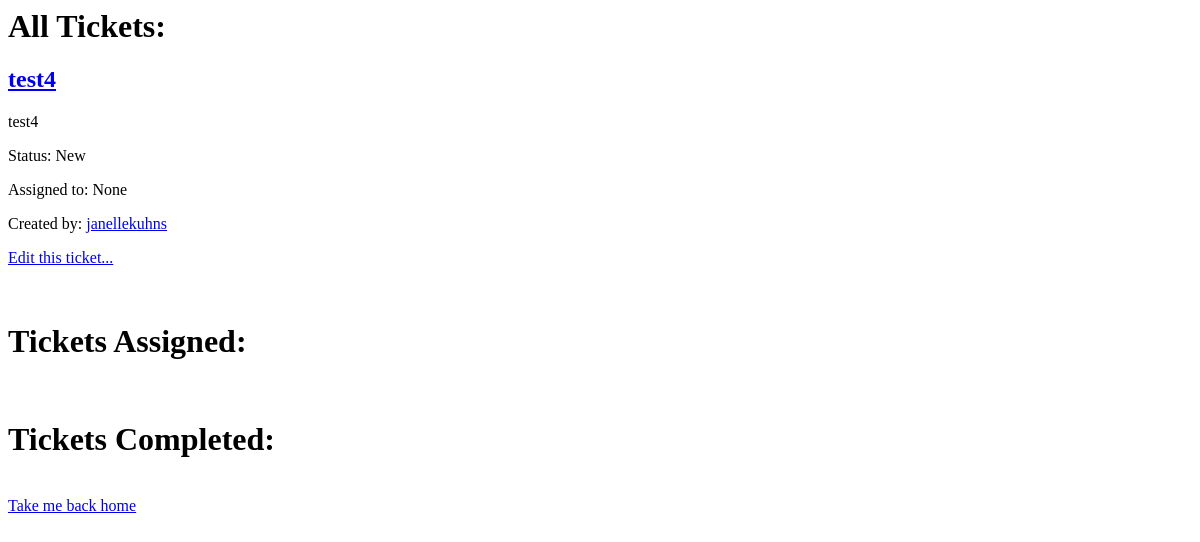
/user/3/, run on an earlier commit of the app's database.
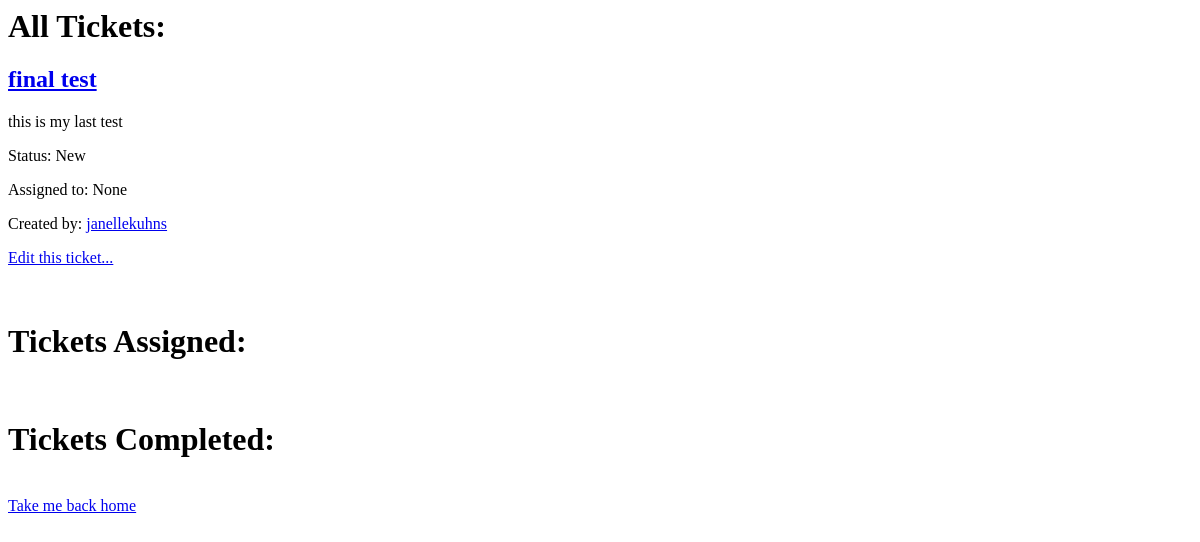
And on a later commit of the database.
### bugtrackerapp/models.py (models this page shows, shortened)
class Ticket(models.Model):
    title = models.CharField(max_length=100)
    date = models.DateTimeField(default=timezone.now)
    description = models.CharField(max_length=250)
    filing_user = models.ForeignKey(CustomUser, on_delete=models.CASCADE, related_name='filing_user')
    NEW = 'New'
    IN_PROGRESS = 'In Progress'
    DONE = 'Done'
    INVALID = 'Invalid'
    TICKET_STATUS_CHOICES = [
        (NEW, 'New'),
        (IN_PROGRESS, 'In Progress'),
        (DONE, 'Done'),
        (INVALID, 'Invalid')
    ]
    ticket_status = models.CharField(max_length=25, choices=TICKET_STATUS_CHOICES, default=NEW)
    assigned_user = models.ForeignKey(CustomUser, on_delete=models.CASCADE, related_name='assigned_user', blank=True, null=True)
    completed_user = models.ForeignKey(CustomUser, on_delete=models.CASCADE, related_name='completed_user', blank=True, null=True)

class CustomUser(AbstractUser):
    pass

### bugtrackerapp/views.py (the view)
# urls.py: path('user/<int:id>/', views.user_view, name='user'),
def user_view (request, id):
    html = 'userdata.html'
    created_ticket = Ticket.objects.filter(pk=id)
    assigned_ticket = Ticket.objects.filter(assigned_user=id)
    completed_ticket = Ticket.objects.filter(completed_user=id)
    return render(request, html, {'created_ticket': created_ticket, 'assigned_ticket': assigned_ticket, 'completed_ticket': completed_ticket})

### bugtrackerapp/templates/userdata.html (shortened to what this page needs)
<h1>All Tickets:</h1>
    {% for tickets in created_ticket %}
        <h2><a href="/ticket/{{tickets.id}}/">{{ tickets.title }}</a></h2>
        <p>{{ tickets.description }}</p>
        {% if tickets.ticket_status == "In_progress" %}
            <p>Status: {{tickets.ticket_status</p>
        {% elif tickets.ticket_status == "New" %}
            <p>Status: {{tickets.ticket_status}}</p>
        {% elif tickets.ticket_status == "Done" %}
            <p>Status: {{tickets.ticket_status}}</p>
        {% endif %}
        {% if tickets.assigned_user is not None%}
            <p>Assigned to: <a href="/user/{{tickets.assigned_user.id}}/">{{ tickets.assigned_user }}</a></p>
        {% else %}
            <p>Assigned to: {{ tickets.assigned_user }}</p>
        {% endif %}
        <p>Created by: <a href="/user/{{tickets.filing_user.id}}/">{{ tickets.filing_user }}</a>
        <p><a href="/edit/{{tickets.id}}">Edit this ticket...</a></p>
    {% endfor %}
<br>
    <h1>Tickets Assigned:</h1>
<br>
    <h1>Tickets Completed:</h1>
<br>
<a href="/">Take me back home</a>

What changed in the data, as far as the page shows it:
changed Ticket "New": title "test4" → "final test"; description "test4" → "this is my last test"
